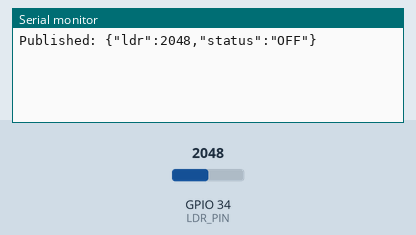
Bench run of a sketch on a simulated ESP32. Parts: the last lines printed to the serial monitor. The inputs (shaded band) are chosen by the test bench; at power-on: GPIO 34 (LDR_PIN) = 2048. WiFi joins after 1.5 s; servers stay silent unless stated; no MQTT or app messages arrive unless stated.

Above: at 2.7 s.
2.8 s: GPIO 34 (LDR_PIN) set to 1028
At 5.8 s:
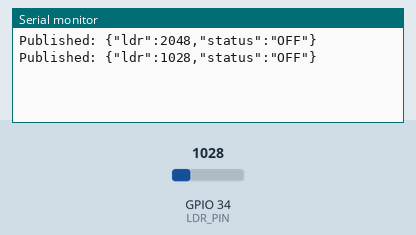
6.6 s: GPIO 34 (LDR_PIN) set to 930
At 8.1 s:
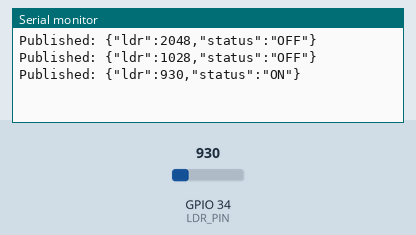

The sketch:

LDR_sensor_sender_code.ino
```cpp
#include <WiFi.h>
#include <PubSubClient.h>
#include <ArduinoJson.h>
const char* ssid = "YOUR_SSID";
const char* password = "YOUR_PASSWORD";
const char* mqtt_server = "broker.emqx.io";
const int mqtt_port = 1883;
const char* mqtt_topic = "esp32/billboard";
const int LDR_PIN = 34;  // Analog pin for LDR
const int THRESHOLD = 1000;
WiFiClient espClient;
PubSubClient client(espClient);
void setup_wifi() {
  WiFi.begin(ssid, password);
  while (WiFi.status() != WL_CONNECTED) {
    delay(500);  }}
void reconnect() {
  while (!client.connected()) {
    client.connect("ESP32BillboardClient");  }}
void setup() {
  Serial.begin(115200);
  setup_wifi();
  client.setServer(mqtt_server, mqtt_port);
}void loop() {
  if (!client.connected()) reconnect();
  client.loop();
  int ldrValue = analogRead(LDR_PIN);
  String status = (ldrValue <= THRESHOLD) ? "ON" : "OFF";
  StaticJsonDocument<64> doc;
  doc["ldr"] = ldrValue;
  doc["status"] = status;
  char buffer[64];
  serializeJson(doc, buffer);
  client.publish(mqtt_topic, buffer);
  Serial.print("Published: ");
  Serial.println(buffer);
  delay(3000);}
```

Measured:
- the behaviour switches between 1001 and 1000 on GPIO 34 (LDR_PIN) (found by bisection; images 1 and 2)
- after the input at 2.8 s, the serial monitor: prints a new line after 1.8 s (image 1)
- after the input at 6.6 s, the serial monitor: prints a new line after 0.96 s (image 2)
